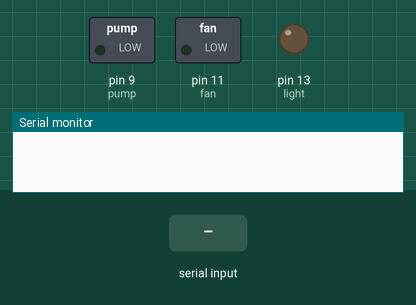
A sketch run on a simulated Arduino Uno, built with avr-gcc and run on an emulated ATmega328P. Parts: switched loads named in the sketch (green lamp = pin HIGH), output pins drawn as LEDs (lit = HIGH), the last lines printed to the serial monitor. Inputs (shaded band) come from the test bench.

Above: at 1.2 s.
1.3 s: "*light on" received over Serial
At 2.5 s:
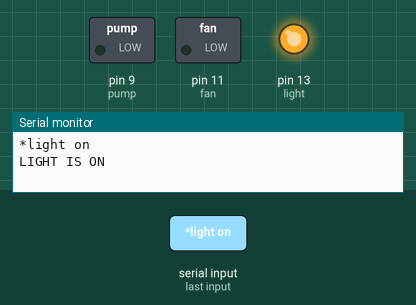
2.8 s: "*fan on" received over Serial
At 4.0 s:
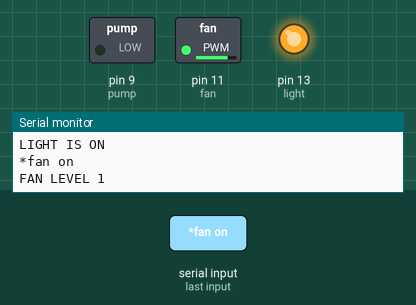
4.3 s: "*light off" received over Serial
At 5.3 s:
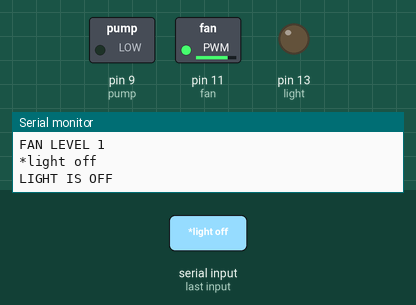
5.9 s: "*pump on" received over Serial
At 7.0 s:
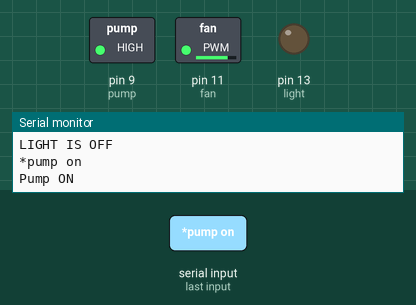
7.4 s: "*fan off" received over Serial
At 8.1 s:
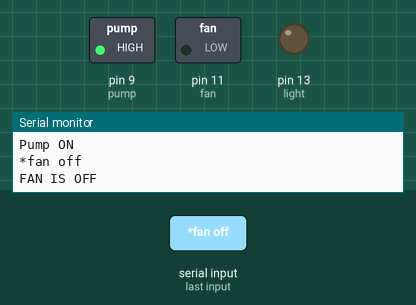
8.9 s: "*light on" received over Serial
At 9.7 s:
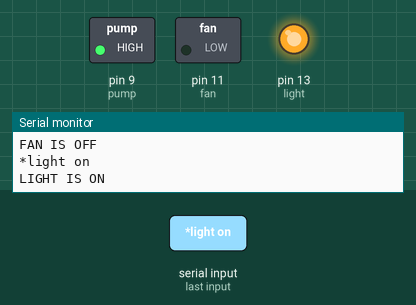
Timing chart, 0 to 11.4 s (numbered marks = the images above; inputs shaded):
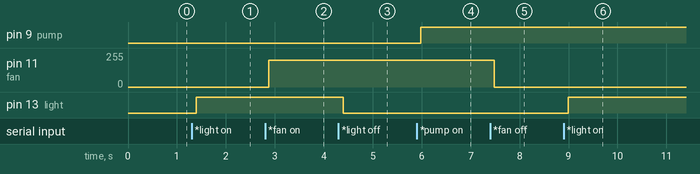

The sketch:

bluetooth.ino
```cpp
String voice;

void setup() {

  Serial.begin(9600);
  pinMode(11, OUTPUT);//fan
  pinMode(13, OUTPUT);//light
  pinMode(9,OUTPUT);//pump
 }
/*-----------------------------------------------------------------------*/
void loop() {

  while (Serial.available()) { //Check if there is an available byte to read
    delay(10); //Delay added to make thing stable
    char c = Serial.read(); //Conduct a serial read
    if (c == '#') {
      break; //Exit the loop when the # is detected after the word
    }
    voice += c; //Shorthand for voice = voice + c
  }
  if (voice.length() > 0) {
    Serial.println(voice);

    if (voice == "*light on")
    {
      digitalWrite(13, HIGH);
      Serial.println("LIGHT IS ON");
    }

    else if (voice == "*light off")
    {
      digitalWrite(13, LOW);
      Serial.println("LIGHT IS OFF");
    }
    else if (voice == "*fan on")
    {
      analogWrite(11, 200);
      Serial.println("FAN LEVEL 1");
    }


    else if (voice == "*level 2")
    {
      analogWrite(11, 255);
      Serial.println("FAN LEVEL 2");
    }

    else if (voice == "*fan off")
    {
      analogWrite(11, 0);
      Serial.println("FAN IS OFF");
    }
    else if (voice == "*pump on")
    {
      analogWrite(9, 255);
      Serial.println("Pump ON");
    }

    else if (voice == "*pump off")
    {
      analogWrite(9, 0);
      Serial.println("Pump OFF");
    }


    else
    {
    }

    voice = "";
  }
} //Reset the variable after initiating
```

Measured:
- after the input at 1.3 s, pin 13 (light): LOW → HIGH after 0.09 s
- after the input at 2.8 s, pin 11 (fan): 0/255 → 200/255 after 0.07 s
- after the input at 4.3 s, pin 13 (light): HIGH → LOW after 0.10 s
- after the input at 5.9 s, pin 9 (pump): LOW → HIGH after 0.08 s
- after the input at 7.4 s, pin 11 (fan): 200/255 → 0/255 after 0.08 s
- after the input at 8.9 s, pin 13 (light): LOW → HIGH after 0.09 s
